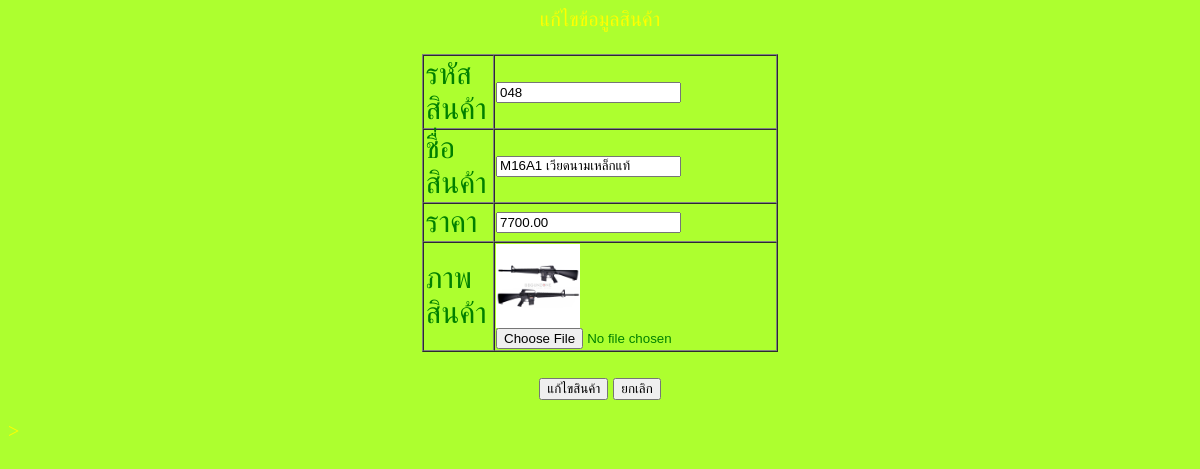
Screenshot of /edit_product.php?ProductID=48 with the database file from the repository.
### tables this page shows
CREATE TABLE `product` (
  `ProductID` int(3) UNSIGNED ZEROFILL NOT NULL,
  `ProductName` varchar(30) NOT NULL,
  `Price` decimal(8,2) NOT NULL,
  `Picture` varchar(100) DEFAULT NULL
);

### edit_product.php (the view, shortened to what this page needs)
<html>
    <head>
        <link rel="stylesheet" href="css/test.css"/>
    </head>
    <body>
<?php
$pID = $_GET['ProductID'];
include 'dbConnect.php';
$show_edit = "select * from product where ProductID='$pID'";
$result_edit = mysqli_query($dbcon, $show_edit);
$rec = mysqli_fetch_array($result_edit);
echo "<center> แก้ไขข้อมูลสินค้า <br><br>
     <form method=POST enctype=multipart/form-data action=edit_product_code.php>
     <table border=1 cellspacing=0 width=30%>
     <tr>
     <td width=20%>รหัสสินค้า</td>
        <td ><input type=text name=ProductID value='$rec[ProductID]' /></td>
        </tr>
        <td>ชื่อสินค้า</td>
        <td><input type=text name=ProductName value='$rec[ProductName]' /></td>
        </tr>
         <tr>
        <tr>
        <td>ราคา</td>
        <td><input type=text name=Price value='$rec[Price]' /></td>
        </tr>
        <tr>
        <td>ภาพสินค้า</td>
        <td> <img src=photo/$rec[Picture] width =30%><br>
        <input type=file name=Picture value='' /></td>
        </tr>
        </table> <br>
        <input type=submit value=แก้ไขสินค้า />
        <input type =reset value=ยกเลิก /><br>
</form></center>";
?>
    </body>>

### css/test.css (style rules this page uses)
body { background: greenyellow; color: yellow; font-size: 20px; font-family: tahoma; }
td { color: green; font-size: 30x; font-family: serif; }
tr { color: blue; font-size: 30px; font-family: serif; }

### rows the page displays
product: ProductID "048", ProductName "M16A1 เวียดนามเหล็กแท้", Price "7700.00", Picture (picture)
